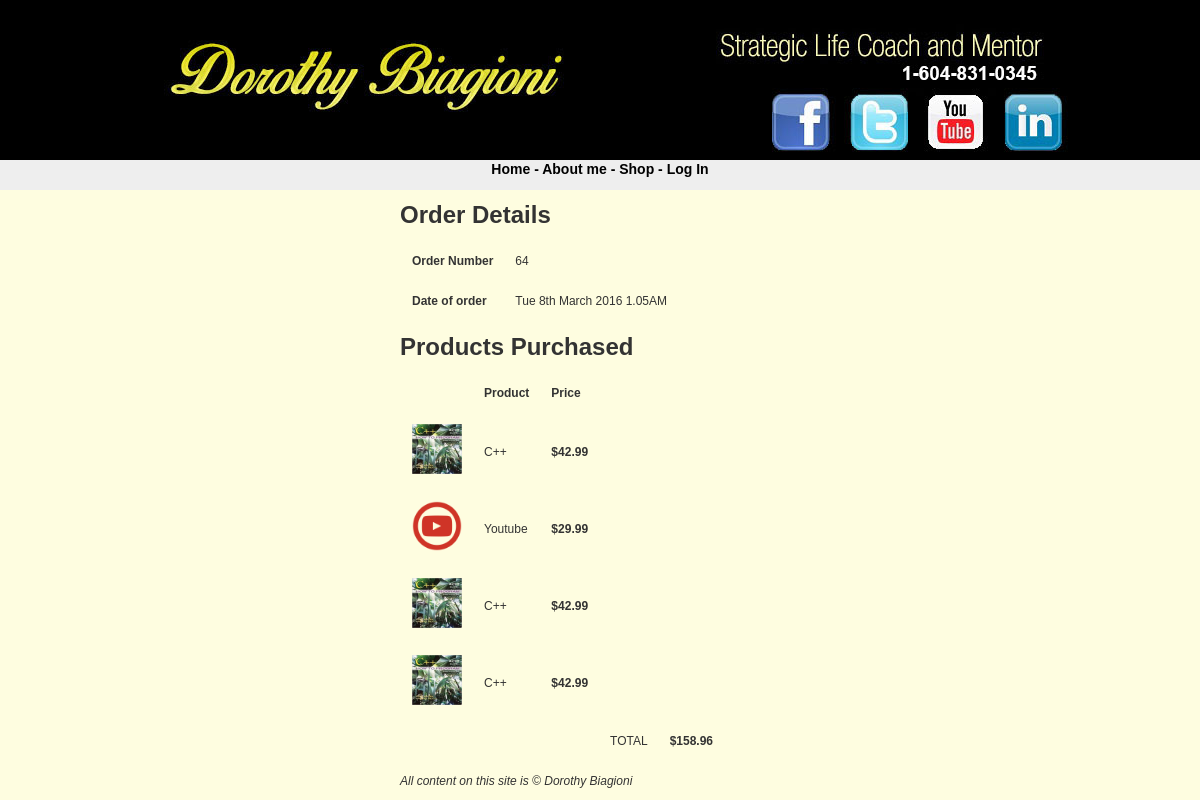
The page /src/final/detail.php?id=64 on the database its author committed.
### tables this page shows
CREATE TABLE IF NOT EXISTS `orders` (
  `id` int(11) NOT NULL AUTO_INCREMENT,
  `customer_id` int(11) NOT NULL,
  `date` datetime NOT NULL,
  `total` float NOT NULL,
  `Paid` tinyint(4) NOT NULL,
  PRIMARY KEY (`id`)
);

CREATE TABLE IF NOT EXISTS `orderitems` (
  `id` int(11) NOT NULL AUTO_INCREMENT,
  `order_id` int(11) NOT NULL,
  `product_id` int(11) NOT NULL,
  PRIMARY KEY (`id`)
);

CREATE TABLE IF NOT EXISTS `products` (
  `id` int(11) NOT NULL AUTO_INCREMENT,
  `name` varchar(150) NOT NULL,
  `cata` int(11) NOT NULL,
  `description` text NOT NULL,
  `image` varchar(30) NOT NULL,
  `price` float NOT NULL,
  `promotion` tinyint(4) NOT NULL,
  `freebie` tinyint(1) NOT NULL,
  PRIMARY KEY (`id`)
);

### src/final/detail.php (the view, shortened to what this page needs)
<?php
require("header.php");
echo "<h1>Order Details</h1>";
$ordsql = "SELECT * from orders WHERE id = " . $_GET['id'] . ";";
$ordres = mysqli_query($mysqli,$ordsql) or die(mysqli_error($mysqli));
$ordrow = mysqli_fetch_assoc($ordres);
echo "<table cellpadding=10>";
echo "<tr><td><strong>Order Number</strong></td><td>" . $ordrow['id'] . "</td>";
echo "<tr><td><strong>Date of order</strong></td><td>" . date('D jS F Y g.iA',strtotime($ordrow['date'])) . "</td>";
echo "</table>";
$itemssql = "SELECT products.*, orderitems.*,orderitems.id AS itemid FROM products, orderitems WHERE orderitems.product_id = products.id AND order_id = " . $_GET['id'] . ";";
$itemsres = mysqli_query($mysqli,$itemssql) or die(mysqli_error($mysqli));
echo "<h1>Products Purchased</h1>";
echo "<table cellpadding=10>";
echo "<th></th>";
echo "<th>Product</th>";
echo "<th>Price</th>";
while($itemsrow = mysqli_fetch_assoc($itemsres))
{
$quantitytotal = $itemsrow['price'];
echo "<tr>";
if(empty($itemsrow['image'])) {
echo "<td><img src='./images/dummy.jpg' width='50' alt='". $itemsrow['name'] . "'></td>";
}
else {
echo "<td><img src='./images/". $itemsrow['image'] . "' width='50' alt='". $itemsrow['name'] . "'></td>";
}
echo "<td>" . $itemsrow['name'] . "</td>";
echo "<td><strong>$" . sprintf('%.2f',$itemsrow['price']) . "</strong></td>";
echo "</tr>";
@$total = $total + $quantitytotal;
}
echo "<tr>";
echo "<td></td>";
echo "<td></td>";
echo "<td></td>";
echo "<td>TOTAL</td>";
echo "<td><strong>$" . sprintf('%.2f', $total). "</strong></td>";
echo "</tr>";
echo "</table>";
require("footer.php");
?>

### src/final/css/stylesheet.css (style rules this page uses)
body { font-family: "trebuchet ms", verdana, sans-serif; font-size: 12px; line-height: 1.5em; color: #333; background: #FEFDE0; margin: 0; padding: 0; text-align: center; width: 100%; }
img { border: 0; }

### rows shown on the page
orders: id "64", date "Tue 8th March 2016 1.05AM"
orderitems: product.image (picture), product.name "C++", product.price "42.99"
orderitems: product.image (picture), product.name "Youtube", product.price "29.99"
orderitems: product.image (picture), product.name "C++", product.price "42.99"
orderitems: product.image (picture), product.name "C++", product.price "42.99"

### other values the page prints
$total "158.96"
$config_sitename "Dorothy Biagioni"
